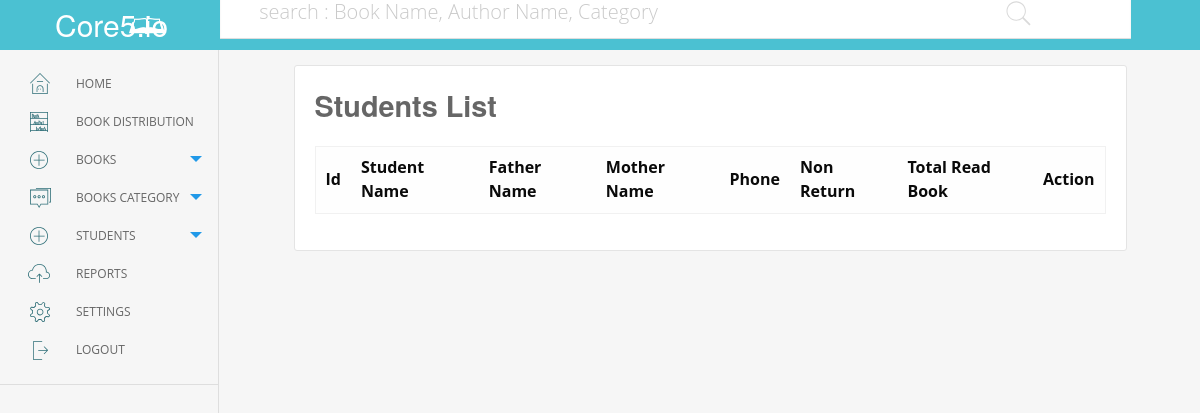
Page /student_list/ on the earlier database version.
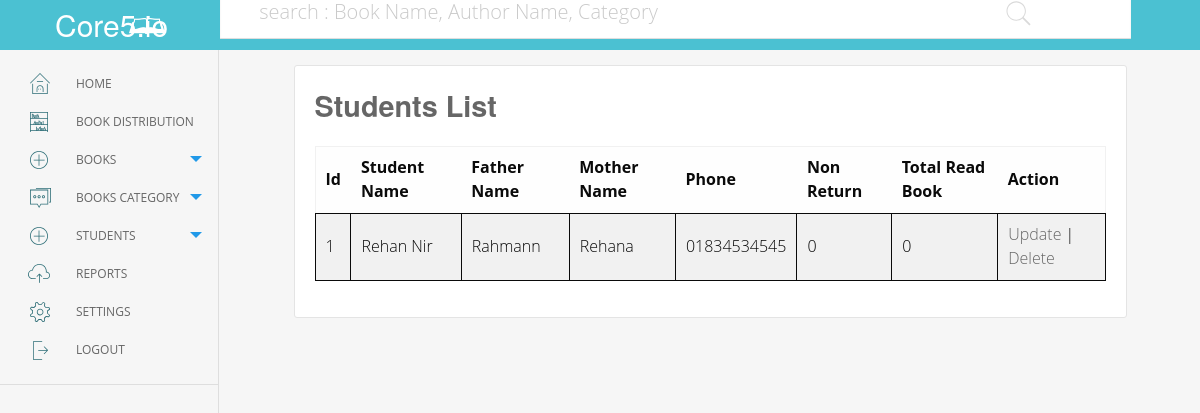
Same page on the later database version.
### apps/models.py (models this page shows, shortened)
class AddStudent(models.Model):
    name = models.CharField(max_length=45)
    father_name = models.CharField(max_length=45)
    mother_name = models.CharField(max_length=45)
    unique_id = models.CharField(max_length=45, null=True, blank=True, unique=True)
    phone = models.CharField(max_length=45)
    email = models.EmailField()
    address = models.TextField()

### apps/views.py (the view)
# urls.py: url(r'^student_list/$', views.student_list, name="student_list"),
def student_list(request):
    queryset = AddStudent.objects.all()
    context = {
        "object_list": queryset
    }
    return render(request, '501students_list.html', context)

### apps/templates/501students_list.html (shortened to what this page needs)
{% extends 'base.html' %}
{% load static %}
{% block content %}
<div id="books_add" class="full_box">
    <h2>Students List</h2>
  <div class="dda_container" id="search_main">
    <table style="width: 100%;">
      <tr>
        <th>Id</th>
        <th>Student Name</th>
        <th>Father Name</th>
        <th>Mother Name</th>
        <th>Phone</th>
        <th>Non Return</th>
        <th>Total Read Book</th>
        <th>Action</th>
      </tr>
        {% for obj in object_list %}
          <tr>
            <td>{{ obj.id }}</td>
            <td>{{ obj.name }}</td>
            <td>{{ obj.father_name }}</td>
            <td>{{ obj.mother_name }}</td>
            <td>{{ obj.phone }}</td>
            <td>0</td>
            <td>0</td>
            <td><a href="#" class="update">Update</a> | <a href="#" class="del">Delete</a></td>
          </tr>
        {% endfor %}
    </table>
  </div>
</div>
{% endblock content %}

Differences in the rows shown:
added AddStudent: id "1", name "Rehan Nir", father_name "Rahmann", mother_name "Rehana", phone "01834534545"
